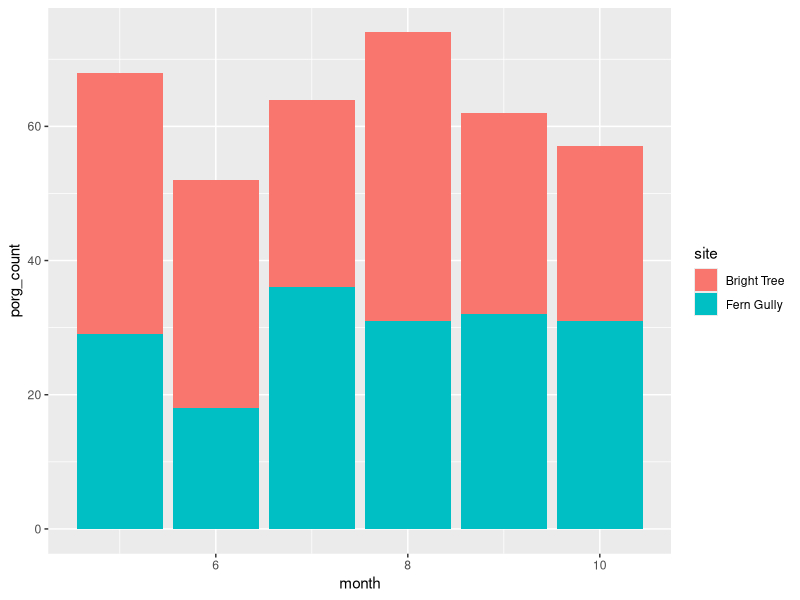
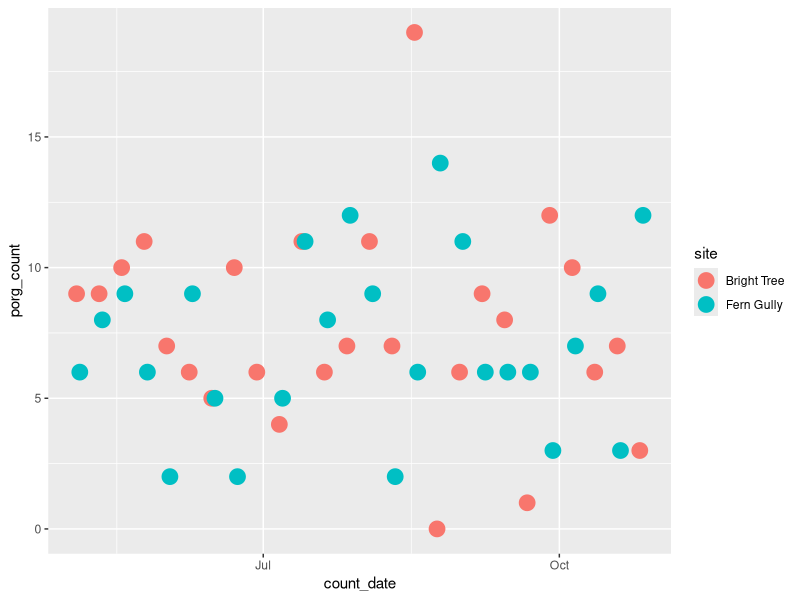
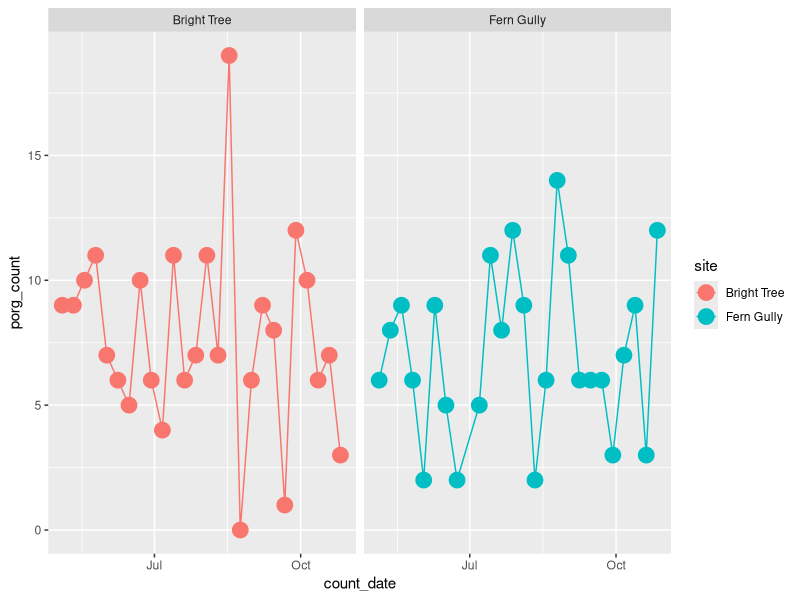

Reproduce these figures in R, in order.
## ---- chunk 1
library(tidyverse)
library(lubridate)

start_date <- ymd("2023-05-01")

end_date   <- ymd("2023-10-31")

# Sequence from start to end, counting by 1 day intervals
survey_dates <- seq(from = start_date, 
                    to = end_date, 
                    by = "day")
## ---- chunk 2
survey <- data.frame(count_date = survey_dates)

# or

survey <- tibble(count_date = survey_dates)

head(survey)
## ---- chunk 3
# wday tells you the day of week (Sun, Mon, etc..) for a specific date
wday(ymd('2023-05-01'), label = TRUE, abbr = FALSE)
## ---- chunk 4
library(knitr)

survey <- mutate(survey, 
                 week_day = wday(count_date, label = TRUE, abbr = FALSE))
## ---- chunk 5
bright_dates <- filter(survey, week_day ==  "Thursday" )

fern_dates   <- filter(survey, week_day ==  "Friday" )
## ---- chunk 6
# Set date format to 5-11-2023
bright_dates <- mutate(bright_dates, pretty_date = format(count_date, "%m-%d-%Y"))

# Set date format to May 12, 2023
fern_dates <- mutate(fern_dates, pretty_date = format(count_date, "%b %d, %Y"))
## ---- chunk 7
head(bright_dates, 3) %>% kable()
## ---- chunk 8
head(fern_dates, 3) %>% kable()
## ---- chunk 9
porgs <- read_csv("../../../content/data/2023_porg_survey_results.csv")   
## ---- chunk 10
mystery_site_date <- "2023-06-30"
## ---- chunk 11
porgs <- filter(porgs, !is.na(site))  
## ---- chunk 12
porgs <- mutate(porgs, month = month(count_date))
## ---- chunk 13
ggplot(porgs, aes(x = month, y = porg_count, fill = site)) +
    geom_col()
## ---- chunk 14
ggplot(porgs, aes(x = count_date, y = porg_count, color = site)) +
    geom_point(size = 5) 
## ---- chunk 15
ggplot(porgs, aes(x = count_date, y = porg_count, color = site)) +
  geom_point(size = 5) +
  facet_wrap(~ site) +
  geom_line()
